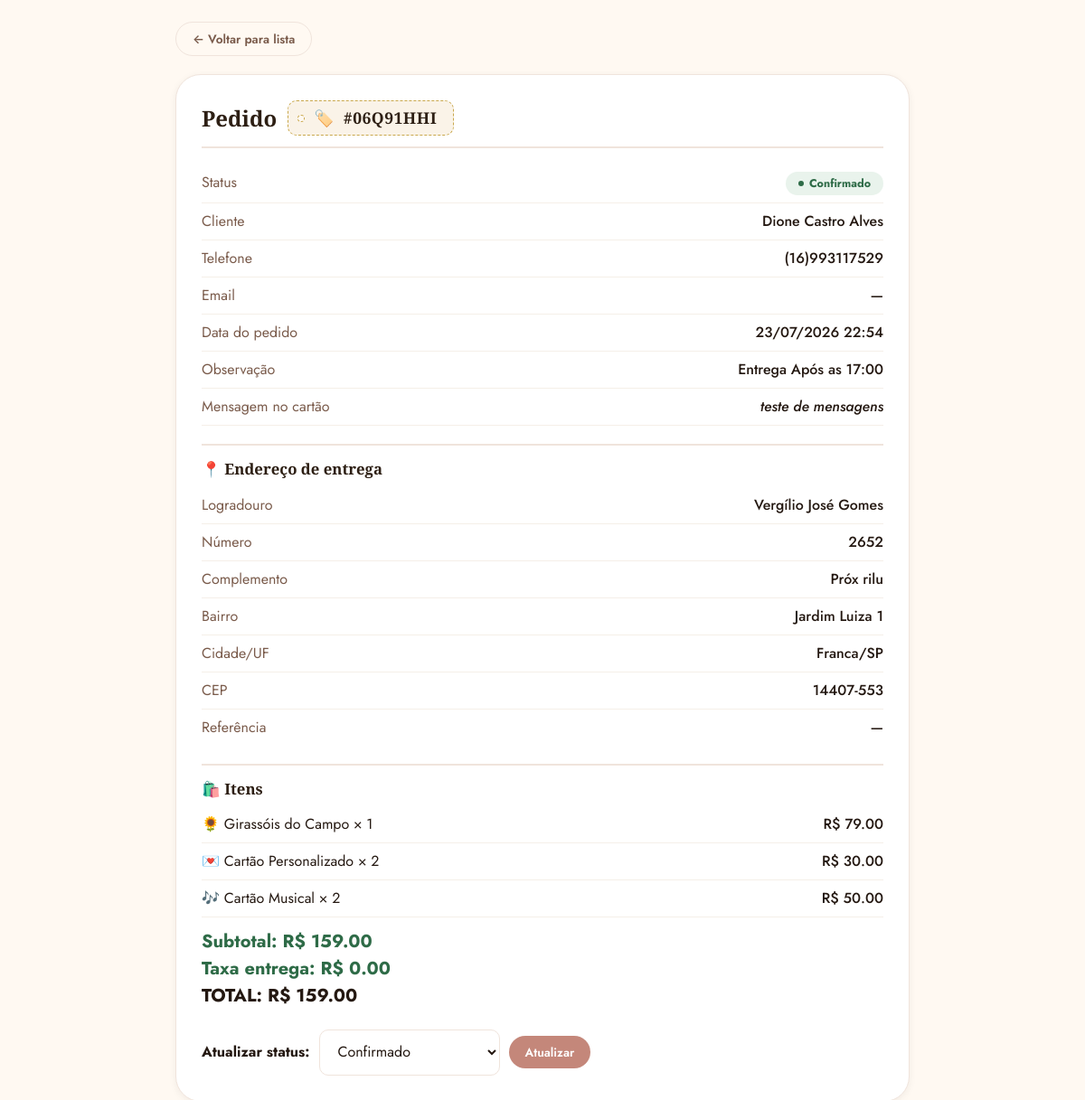
The app's page /admin/pedido/06Q91HHI (signed in) with its own data.
### models.py (models this page shows, shortened)
class Pedido(db.Model):
    __tablename__ = 'pedido'
    id = db.Column(db.Integer, primary_key=True)
    codigo = db.Column(db.String(20), unique=True, nullable=False)
    status = db.Column(db.String(30), default='Pendente')
    subtotal = db.Column(db.Float, nullable=False, default=0.0)
    taxa_entrega = db.Column(db.Float, nullable=False, default=0.0)
    total = db.Column(db.Float, nullable=False, default=0.0)
    observacao = db.Column(db.Text)
    mensagem_cartao = db.Column(db.String(300))
    data_pedido = db.Column(db.DateTime, default=lambda: datetime.now(timezone.utc))
    data_entrega = db.Column(db.DateTime)
    cliente_id = db.Column(db.Integer, db.ForeignKey('cliente.id'), nullable=False)
    local_entrega_id = db.Column(db.Integer, db.ForeignKey('local_entrega.id'), nullable=False)
    itens = db.relationship('ItemPedido', backref='pedido', lazy='joined', cascade='all, delete-orphan')

class Cliente(db.Model):
    __tablename__ = 'cliente'
    id = db.Column(db.Integer, primary_key=True)
    nome = db.Column(db.String(100), nullable=False)
    email = db.Column(db.String(100))
    telefone = db.Column(db.String(20), nullable=False, unique=True)
    criado_em = db.Column(db.DateTime, default=lambda: datetime.now(timezone.utc))
    pedidos = db.relationship('Pedido', backref='cliente', lazy=True)

class LocalEntrega(db.Model):
    __tablename__ = 'local_entrega'
    id = db.Column(db.Integer, primary_key=True)
    logradouro = db.Column(db.String(200), nullable=False)
    numero = db.Column(db.String(20), nullable=False)
    complemento = db.Column(db.String(100))
    bairro = db.Column(db.String(100), nullable=False)
    cidade = db.Column(db.String(100), nullable=False, default='Franca')
    estado = db.Column(db.String(2), nullable=False, default='SP')
    cep = db.Column(db.String(9), nullable=False)
    referencia = db.Column(db.String(200))
    pedidos = db.relationship('Pedido', backref='local_entrega', lazy=True)

class ItemPedido(db.Model):
    __tablename__ = 'item_pedido'
    id = db.Column(db.Integer, primary_key=True)
    pedido_id = db.Column(db.Integer, db.ForeignKey('pedido.id'), nullable=False)
    produto_id = db.Column(db.Integer, db.ForeignKey('produto.id'), nullable=False)
    quantidade = db.Column(db.Integer, nullable=False, default=1)
    preco_unitario = db.Column(db.Float, nullable=False)
    produto = db.relationship('Produto', lazy='joined')

class Produto(db.Model):
    __tablename__ = 'produto'
    id = db.Column(db.Integer, primary_key=True)
    nome = db.Column(db.String(100), nullable=False)
    descricao = db.Column(db.String(300))
    preco = db.Column(db.Float, nullable=False)
    emoji = db.Column(db.String(10), nullable=False)
    tag = db.Column(db.String(50))
    estoque = db.Column(db.Integer, default=99)
    ativo = db.Column(db.Boolean, default=True)
    categoria_id = db.Column(db.Integer, db.ForeignKey('categoria.id'), nullable=False)

### routes.py (the view)
@main_bp.route('/admin/pedido/<codigo>')
@admin_required
def admin_pedido_detalhe(codigo):
    pedido = Pedido.query.filter_by(codigo=codigo).first()
    if not pedido:
        return render_template('404.html', mensagem='Pedido não encontrado'), 404
    return render_template('admin_pedido_detalhe.html', pedido=pedido)

### routes.py (called while the page is built)
def admin_required(f):
    @wraps(f)
    def decorated(*args, **kwargs):
        if not session.get('admin_logado'):
            return redirect(url_for('main.admin_login', next=request.url))
        return f(*args, **kwargs)
    return decorated

### templates/admin_pedido_detalhe.html (shortened to what this page needs)
<!DOCTYPE html>
<html lang="pt-BR">
<head>
  <link rel="stylesheet" href="{{ url_for('static', filename='css/theme.css') }}">
</head>
<body>
  <div class="fb-container fb-container--md" style="padding-top: 24px; padding-bottom: 40px;">
    <a href="{{ url_for('main.admin_pedidos') }}" class="btn btn--ghost btn--sm" style="margin-bottom: 20px;">← Voltar para lista</a>
    <div class="fb-card">
      <h1 style="display:flex; align-items:center; gap:12px; flex-wrap:wrap; font-size:1.5rem;">
        <span>Pedido</span>
        <span class="gift-tag"><span aria-hidden="true">🏷️</span><span class="gift-tag__code">#{{ pedido.codigo }}</span></span>
      </h1>
      <div class="fb-row">
        <span class="label">Status</span>
        <span class="status-badge status-{{ pedido.status | lower | replace(' ', '-') }}">{{ pedido.status }}</span>
      </div>
      <div class="fb-row"><span class="label">Cliente</span><span class="value">{{ pedido.cliente.nome if pedido.cliente else '—' }}</span></div>
      <div class="fb-row"><span class="label">Telefone</span><span class="value">{{ pedido.cliente.telefone if pedido.cliente else '—' }}</span></div>
      <div class="fb-row"><span class="label">Email</span><span class="value">{{ pedido.cliente.email if pedido.cliente and pedido.cliente.email else '—' }}</span></div>
      <div class="fb-row"><span class="label">Data do pedido</span><span class="value">{{ pedido.data_pedido.strftime('%d/%m/%Y %H:%M') }}</span></div>
      <div class="fb-row"><span class="label">Observação</span><span class="value">{{ pedido.observacao or '—' }}</span></div>
      <div class="fb-row"><span class="label">Mensagem no cartão</span><span class="value" style="font-style:italic;">{{ pedido.mensagem_cartao or '—' }}</span></div>
      <div style="margin-top: 20px; border-top: 2px solid var(--linha); padding-top: 16px;">
        <h2 style="font-size: 1.05rem; border: none; padding: 0; margin-bottom: 10px;">📍 Endereço de entrega</h2>
        <div class="fb-row"><span class="label">Logradouro</span><span class="value">{{ pedido.local_entrega.logradouro if pedido.local_entrega else '—' }}</span></div>
        <div class="fb-row"><span class="label">Número</span><span class="value">{{ pedido.local_entrega.numero if pedido.local_entrega else '—' }}</span></div>
        <div class="fb-row"><span class="label">Complemento</span><span class="value">{{ pedido.local_entrega.complemento or '—' }}</span></div>
        <div class="fb-row"><span class="label">Bairro</span><span class="value">{{ pedido.local_entrega.bairro if pedido.local_entrega else '—' }}</span></div>
        <div class="fb-row"><span class="label">Cidade/UF</span><span class="value">{{ pedido.local_entrega.cidade if pedido.local_entrega else '—' }}/{{ pedido.local_entrega.estado if pedido.local_entrega else '—' }}</span></div>
        <div class="fb-row"><span class="label">CEP</span><span class="value">{{ pedido.local_entrega.cep if pedido.local_entrega else '—' }}</span></div>
        <div class="fb-row"><span class="label">Referência</span><span class="value">{{ pedido.local_entrega.referencia or '—' }}</span></div>
      </div>
      <div style="margin-top: 20px; border-top: 2px solid var(--linha); padding-top: 16px;">
        <h2 style="font-size: 1.05rem; border: none; padding: 0; margin-bottom: 10px;">🛍️ Itens</h2>
        {% for item in pedido.itens %}
        <div class="fb-row">
          <span>{{ item.produto.emoji }} {{ item.produto.nome }} × {{ item.quantidade }}</span>
          <span class="value">R$ {{ "%.2f"|format(item.preco_unitario * item.quantidade) }}</span>
        </div>
        {% endfor %}
        <div class="fb-total" style="text-align: left; margin-top: 12px;">
          Subtotal: R$ {{ "%.2f"|format(pedido.subtotal) }}<br>
          Taxa entrega: R$ {{ "%.2f"|format(pedido.taxa_entrega) }}<br>
          <strong style="color: var(--ink);">TOTAL: R$ {{ "%.2f"|format(pedido.total) }}</strong>
        </div>
      </div>
      <div class="update-form">
        <label for="statusSelect"><strong>Atualizar status:</strong></label>
        <select id="statusSelect">
          {% for s in ['Pendente', 'Confirmado', 'Preparando', 'Saiu para Entrega', 'Entregue', 'Cancelado'] %}
          <option value="{{ s }}" {% if pedido.status == s %}selected{% endif %}>{{ s }}</option>
          {% endfor %}
        </select>
        <button type="button" class="btn btn--primary btn--sm" id="btn-atualizar">Atualizar</button>
      </div>
    </div>
  </div>
</body>
</html>

### static/css/theme.css (style rules this page uses)
:root { --ink: #241811; --terra: #2d1f14; --musgo: #3a4a2f; --musgo-alt: #2e6b47; --seco: #7a5b4b; --seco-light: #a3907f; --rosa: #c4877a; --rosa-deep: #a06b5e; --petala: #e8b4a2; --ouro: #c9a84c; --ouro-claro: #f0d080; --creme: #faf3e8; --bg: #fff9f2; --paper: #ffffff; --linha: #f0e4dc; --linha-suave:#f5efe8; --erro: #b3261e; --erro-bg: #fbeae9; --sucesso: #2e6b47; --sucesso-bg: #e9f3ec; --aviso: #8a6d1a; --aviso-bg: #fdf3d9; --info: #2158a0; --info-bg: #e8f0fb; --font-serif: 'Cormorant Garamond', Georgia, serif; --font-sans: 'Jost', -apple-system, sans-serif; --radius-sm: 10px; --radius-md: 18px; --radius-lg: 28px; --radius-pill: 999px; --shadow-sm: 0 2px 8px rgba(36,24,17,0.06); --shadow-md: 0 8px 24px rgba(36,24,17,0.08); --shadow-lg: 0 20px 40px -16px rgba(36,24,17,0.18); --space-1: 4px; --space-2: 8px; --space-3: 12px; --space-4: 16px; --space-5: 20px; --space-6: 24px; --space-8: 32px; --space-10: 40px; color-scheme: light; }
*, *::before, *::after { box-sizing: border-box; }
* { margin: 0; padding: 0; }
html { -webkit-text-size-adjust: 100%; }
body { font-family: var(--font-sans); background: var(--bg); color: var(--ink); line-height: 1.5; min-height: 100vh; }
a { color: var(--rosa-deep); }
h1, h2, h3 { font-family: var(--font-serif); color: var(--terra); font-weight: 600; line-height: 1.15; }
button, a, input, select, textarea { font-family: inherit; }
.fb-container { max-width: 1200px; margin: 0 auto; padding: 0 24px; }
.fb-container--md { max-width: 860px; }
.btn { display: inline-flex; align-items: center; justify-content: center; gap: 8px; border: none; border-radius: var(--radius-pill); font-family: var(--font-sans); font-weight: 600; font-size: 0.95rem; padding: 12px 24px; cursor: pointer; transition: background 0.18s, transform 0.12s, box-shadow 0.18s; text-decoration: none; }
.btn--primary { background: var(--rosa); color: #fff; }
.btn--ghost { background: none; color: var(--seco); border: 1.5px solid var(--linha); }
.btn--sm { padding: 8px 18px; font-size: 0.85rem; }
.fb-card { background: var(--paper); border-radius: var(--radius-lg); padding: 28px; border: 1px solid var(--linha); box-shadow: var(--shadow-sm); }
.fb-card h1, .fb-card h2 { border-bottom: 2px solid var(--linha); padding-bottom: 12px; margin-bottom: 18px; }
input[type="text"], input[type="password"], input[type="tel"], input[type="email"], input:not([type]), textarea, select { width: 100%; border: 1.5px solid var(--linha); border-radius: var(--radius-sm); padding: 12px 16px; font-size: 1rem; background: var(--paper); color: var(--ink); outline: none; transition: border-color 0.18s; }
.status-badge { display: inline-flex; align-items: center; gap: 6px; padding: 4px 14px; border-radius: var(--radius-pill); font-weight: 700; font-size: 0.78rem; text-transform: capitalize; white-space: nowrap; }
.status-badge::before { content: ''; width: 6px; height: 6px; border-radius: 50%; background: currentColor; }
.status-confirmado { background: var(--sucesso-bg); color: var(--sucesso); }
.gift-tag { position: relative; display: inline-flex; align-items: center; gap: 10px; background: var(--creme); border: 1.5px dashed var(--ouro); border-radius: var(--radius-sm); padding: 8px 18px 8px 14px; font-family: var(--font-serif); font-size: 1.1rem; font-weight: 600; color: var(--terra); letter-spacing: 0.5px; }
.gift-tag::before { content: ''; width: 8px; height: 8px; border-radius: 50%; background: var(--bg); border: 1.5px dashed var(--ouro); margin-left: -4px; }
.gift-tag .gift-tag__code { font-variant-numeric: tabular-nums; }
.fb-row { display: flex; justify-content: space-between; gap: 12px; padding: 8px 0; border-bottom: 1px solid var(--linha-suave); }
.fb-row:last-child { border-bottom: none; }
.fb-row .label { color: var(--seco); }
.fb-row .value { font-weight: 500; text-align: right; }
.fb-total { font-size: 1.25rem; font-weight: 700; color: var(--musgo-alt); text-align: right; margin-top: 14px; }

### templates/admin_pedido_detalhe.html (style rules this page uses)
.update-form { margin-top: 22px; display: flex; gap: 10px; align-items: center; flex-wrap: wrap; }
.update-form select { width: auto; min-width: 200px; }

### records on screen
Pedido: codigo "06Q91HHI", status "Confirmado", data_pedido "23/07/2026 22:54", observacao "Entrega Após as 17:00", mensagem_cartao "teste de mensagens", subtotal "159.00", taxa_entrega "0.00", total "159.00"
Cliente: cliente "Dione Castro Alves", cliente "(16)993117529", cliente "—"
LocalEntrega: local_entrega "Vergílio José Gomes", local_entrega "2652", local_entrega "Próx rilu", local_entrega "Jardim Luiza 1", local_entrega "Franca", local_entrega "SP", local_entrega "14407-553", local_entrega "—"
ItemPedido: produto.emoji "🌻", produto.nome "Girassóis do Campo", quantidade "1", item.preco_unitario*item.quantidade "79.00"
ItemPedido: produto.emoji "💌", produto.nome "Cartão Personalizado", quantidade "2", item.preco_unitario*item.quantidade "30.00"
ItemPedido: produto.emoji "🎶", produto.nome "Cartão Musical", quantidade "2", item.preco_unitario*item.quantidade "50.00"
